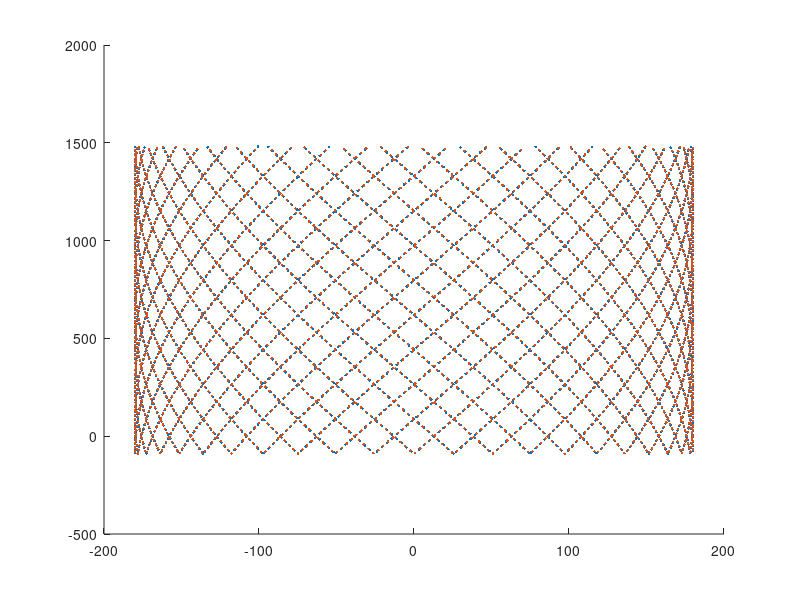
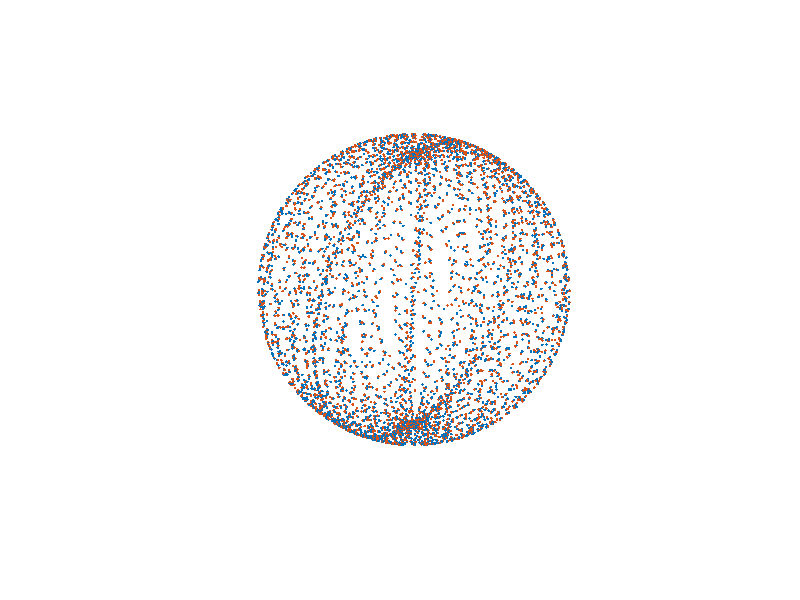

These charts were generated, in order, by the following MATLAB code:

close all; clear; clc; radiusEarth=6371;

%%%%%%%%%%%%%%%%%%%%%%%%%%%%%%%%%%%%%%%%%%%%%%%%%%%%%%%%%%%%%%%%%%%%%%%%%%%%%%

y=1:1:3141;

x=sin(y)*180;
x2=cos(y)*180;
y=(y/2)-90;

MeshA=cat(2,x',y');
MeshB=cat(2,x2',y');

figure; hold on;
scatter(MeshA(:,1),MeshA(:,2),'.');
scatter(MeshB(:,1),MeshB(:,2),'.');

%%%%%%%%%%%%%%%%%%%%%%%%%%%%%%%%%%%%%%%%%%%%%%%%%%%%%%%%%%%%%%%%%%%%%%%%%%%%%%

radX=deg2rad(MeshA(:,1));
radY=deg2rad(MeshA(:,2));
[Xa,Ya,Za]=sph2cart(radX,radY,radiusEarth);

radX=deg2rad(MeshB(:,1));
radY=deg2rad(MeshB(:,2));
[Xb,Yb,Zb]=sph2cart(radX,radY,radiusEarth);

figure('Position',[120,60,1420,780],'Color','k'); view(50,-30);
set(gca,'CameraViewAngleMode','manual'); colormap(viridis);
hold on; axis off; axis tight;

scatter3(Xa,Ya,Za,'.w');
scatter3(Xb,Yb,Zb,'.w');